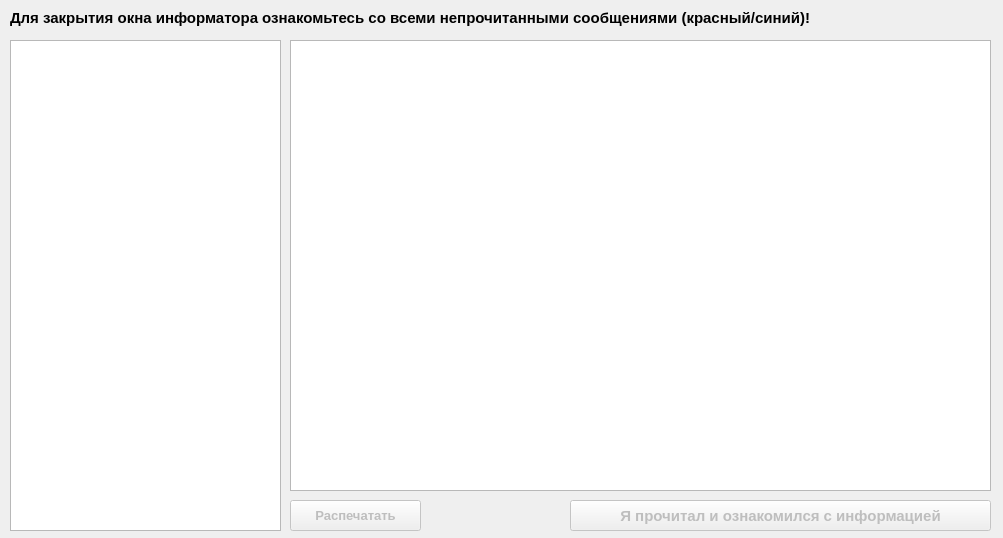
<?xml version="1.0" encoding="UTF-8"?>
<ui version="4.0">
 <class>MainWindow</class>
 <widget class="QMainWindow" name="MainWindow">
  <property name="geometry">
   <rect>
    <x>0</x>
    <y>0</y>
    <width>1003</width>
    <height>538</height>
   </rect>
  </property>
  <property name="windowTitle">
   <string>СПб ГБУЗ ГП №106 Информатор</string>
  </property>
  <property name="windowIcon">
   <iconset resource="images.qrc">
    <normaloff>:/icon.ico</normaloff>:/icon.ico</iconset>
  </property>
  <widget class="QWidget" name="centralWidget">
   <widget class="QTextBrowser" name="msgText">
    <property name="geometry">
     <rect>
      <x>290</x>
      <y>40</y>
      <width>701</width>
      <height>451</height>
     </rect>
    </property>
    <property name="font">
     <font>
      <pointsize>11</pointsize>
     </font>
    </property>
    <property name="readOnly">
     <bool>true</bool>
    </property>
    <property name="openExternalLinks">
     <bool>false</bool>
    </property>
    <property name="openLinks">
     <bool>false</bool>
    </property>
   </widget>
   <widget class="QPushButton" name="btnRead">
    <property name="enabled">
     <bool>false</bool>
    </property>
    <property name="geometry">
     <rect>
      <x>570</x>
      <y>500</y>
      <width>421</width>
      <height>31</height>
     </rect>
    </property>
    <property name="font">
     <font>
      <pointsize>11</pointsize>
      <weight>75</weight>
      <bold>true</bold>
     </font>
    </property>
    <property name="text">
     <string>Я прочитал и ознакомился с информацией</string>
    </property>
   </widget>
   <widget class="QPushButton" name="btnPrint">
    <property name="enabled">
     <bool>false</bool>
    </property>
    <property name="geometry">
     <rect>
      <x>290</x>
      <y>500</y>
      <width>131</width>
      <height>31</height>
     </rect>
    </property>
    <property name="font">
     <font>
      <pointsize>10</pointsize>
      <weight>75</weight>
      <bold>true</bold>
     </font>
    </property>
    <property name="text">
     <string>Распечатать</string>
    </property>
   </widget>
   <widget class="QListView" name="msgList">
    <property name="geometry">
     <rect>
      <x>10</x>
      <y>40</y>
      <width>271</width>
      <height>491</height>
     </rect>
    </property>
    <property name="font">
     <font>
      <pointsize>10</pointsize>
     </font>
    </property>
   </widget>
   <widget class="QLabel" name="label">
    <property name="geometry">
     <rect>
      <x>10</x>
      <y>10</y>
      <width>981</width>
      <height>16</height>
     </rect>
    </property>
    <property name="font">
     <font>
      <pointsize>11</pointsize>
      <weight>75</weight>
      <bold>true</bold>
     </font>
    </property>
    <property name="text">
     <string>Для закрытия окна информатора ознакомьтесь со всеми непрочитанными сообщениями (красный/синий)!</string>
    </property>
   </widget>
  </widget>
 </widget>
 <layoutdefault spacing="6" margin="11"/>
 <resources>
  <include location="images.qrc"/>
 </resources>
 <connections>
  <connection>
   <sender>msgList</sender>
   <signal>clicked(QModelIndex)</signal>
   <receiver>MainWindow</receiver>
   <slot>messageSelected(QModelIndex)</slot>
   <hints>
    <hint type="sourcelabel">
     <x>126</x>
     <y>230</y>
    </hint>
    <hint type="destinationlabel">
     <x>673</x>
     <y>537</y>
    </hint>
   </hints>
  </connection>
 </connections>
 <slots>
  <slot>messageSelected(QModelIndex)</slot>
  <slot>openLink(QUrl)</slot>
 </slots>
</ui>
